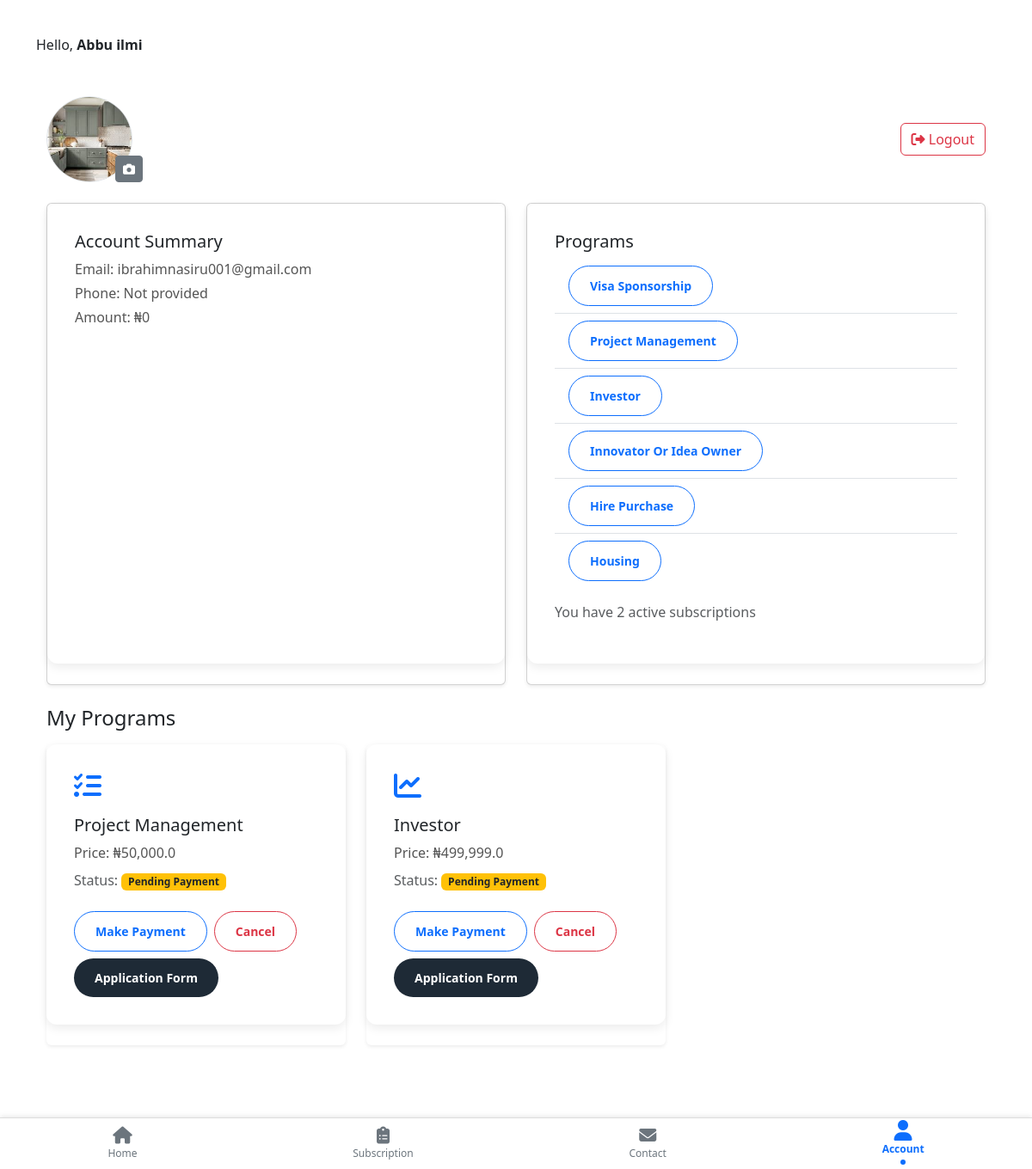
Page /dashboard (signed in) on the committed database.
### app.py (models this page shows, shortened)
class User(db.Model, UserMixin):
    id = db.Column(db.Integer, primary_key=True)
    username = db.Column(db.String(150), nullable=False)
    first_name = db.Column(db.String(150), nullable=False)
    last_name = db.Column(db.String(150), nullable=False)
    town = db.Column(db.String(150), nullable=True)
    country = db.Column(db.String(150), nullable=True)
    phone = db.Column(db.String(150), nullable=True)
    email = db.Column(db.String(150), unique=True, nullable=False)
    password_hash = db.Column(db.String(200), nullable=False)
    is_admin = db.Column(db.Boolean, default=False)
    subscriptions = db.relationship('Subscription', backref='user', lazy=True)
    profile_picture = db.Column(db.String(200), nullable=True)
    def get_profile_picture_url(self):
        if self.profile_picture:
            return url_for('static', filename=f'uploads/{self.profile_picture}')
        return url_for('static', filename='images/profile.png')

class Subscription(db.Model):
    id = db.Column(db.Integer, primary_key=True)
    user_id = db.Column(db.Integer, db.ForeignKey('user.id'), nullable=False)
    program_id = db.Column(db.Integer, db.ForeignKey('program.id'), nullable=False)
    is_paid = db.Column(db.Boolean, default=False)
    payment_receipt = db.Column(db.String(200), nullable=True)  # uploaded filename
    created_at = db.Column(db.DateTime, default=datetime.now(timezone.utc))
    status = db.Column(db.String(100), default='pending', nullable=False)

class Program(db.Model):
    id = db.Column(db.Integer, primary_key=True)
    name = db.Column(db.String(100), nullable=False)
    slug = db.Column(db.String(100), unique=True, nullable=False)
    price = db.Column(db.Float, nullable=False)
    icon = db.Column(db.String(50))
    subscriptions = db.relationship('Subscription', backref='program', lazy=True)

### app.py (the view)
@app.route('/dashboard')
@login_required
def dashboard():
    subscriptions = Subscription.query.filter_by(user_id=current_user.id).all()
    programs = Program.query.all()
    return render_template('dashboard.html', subscriptions=subscriptions, programs=programs)

### app.py (called while the page is built)
@login_manager.user_loader
def load_user(user_id):
    return User.query.get(int(user_id))

### templates/dashboard.html (shortened to what this page needs)
{% extends "dashboard_base.html" %}
{% block content %}
<div class="container my-5">
    <div class="row justify-content-between align-items-center">
        <div class="col-auto position-relative">
            <div class="profile-picture border rounded-circle overflow-hidden" style="width: 100px; height: 100px;">
                <img src="{% if current_user.profile_picture %}{{ url_for('static', filename='uploads/' + current_user.profile_picture) }}{% else %}{{ url_for('static', filename='images/profile.png') }}{% endif %}"
                    alt="Profile Picture"
                    class="img-fluid w-100 h-100"
                    style="object-fit: cover;">
            </div>
            <button class="btn btn-sm btn-secondary position-absolute bottom-0 end-0"
                data-bs-toggle="modal" data-bs-target="#uploadProfilePictureModal">
                <i class="fas fa-camera"></i>
            </button>
        </div>
        <div class="col-auto">
            <a href="{{ url_for('logout') }}" class="btn btn-outline-danger">
                <i class="fas fa-sign-out-alt"></i> Logout
            </a>
        </div>
    </div><br>
    <div class="row">
        <div class="col-md-6 mb-4">
            <div class="card shadow-sm h-100">
                <div class="card-body">
                    <h5 class="card-title">Account Summary</h5>
                    <p class="mb-1">Email: {{ current_user.email }}</p>
                    <p class="mb-1">Phone: {{ current_user.phone or 'Not provided' }}</p>
                    <p>Amount: ₦{{ "{:,}".format(current_user.balance or 0) }}</p>
                </div>
            </div>
        </div>
        <div class="col-md-6 mb-4">
            <div class="card shadow-sm h-100">
                <div class="card-body">
                    <h5 class="card-title">Programs</h5>
                    <div class="program-list">
                        <ul class="list-group list-group-flush">
                            <li class="list-group-item d-flex justify-content-between align-items-center">
                                <a href="{{ url_for('payment_details', program_slug='visa') }}" class="btn btn-sm btn-outline-primary">Visa Sponsorship</a>
                            </li>
                            <li class="list-group-item d-flex justify-content-between align-items-center">
                                <a href="{{ url_for('payment_details', program_slug='project_management') }}" class="btn btn-sm btn-outline-primary">Project Management</a>
                            </li>
                            <li class="list-group-item d-flex justify-content-between align-items-center">
                                <a href="{{ url_for('payment_details', program_slug='investor') }}" class="btn btn-sm btn-outline-primary">Investor</a>
                            </li>
                            <li class="list-group-item d-flex justify-content-between align-items-center">
                                <a href="{{ url_for('payment_details', program_slug='innovator') }}" class="btn btn-sm btn-outline-primary">Innovator Or Idea Owner</a>
                            </li>
                            <li class="list-group-item d-flex justify-content-between align-items-center">
                                <a href="{{ url_for('payment_details', program_slug='hire_purchase') }}" class="btn btn-sm btn-outline-primary">Hire Purchase</a>
                            </li>
                            <li class="list-group-item d-flex justify-content-between align-items-center">
                                <a href="{{ url_for('payment_details', program_slug='housing') }}" class="btn btn-sm btn-outline-primary">Housing</a>
                            </li>
                        </ul>
                    </div>
                    <div class="mt-3">
                        <p class="small text-muted">You have {{ current_user.subscriptions|length }} active subscriptions</p>
                    </div>
                </div>
            </div>
        </div>
    </div>
    {% if subscriptions %}
    <div class="row mb-4">
        <div class="col-12">
            <h4 class="mb-3">My Programs</h4>
        </div>
        {% for user_sub in subscriptions %}
        <div class="col-md-4 mb-4">
            <div class="card shadow-sm border-0 h-100">
                <div class="card-body d-flex flex-column">
                    <div class="mb-3">
                        <i class="{{ user_sub.program.icon }} fa-2x text-primary"></i>
                    </div>
                    <h5 class="card-title">{{ user_sub.program.name }}</h5>
                    <p class="card-text mb-2">Price: ₦{{ "{:,}".format(user_sub.program.price) }}</p>
                    <p class="card-text small text-muted mb-4">
                        Status:
                        {% if user_sub.is_paid %}
                            <span class="badge bg-success">Active</span>
                                <a href="{{ url_for('apply_program', slug=user_sub.program.slug) }}"
                                class="btn btn-primary btn-sm flex-fill flex-grow-1 flex-md-grow-0">
                                Application Form
                                </a>
                        {% else %}
                            <span class="badge bg-warning text-dark">Pending Payment</span>
                        {% endif %}
                    </p>
                    {% if not user_sub.is_paid %}
                        <div class="mt-auto">
                            <div class="d-flex flex-wrap gap-2">
                                <a href="{{ url_for('payment_details', program_slug=user_sub.program.slug) }}"
                                class="btn btn-outline-primary btn-sm flex-fill flex-grow-1 flex-md-grow-0">
                                Make Payment
                                </a>
                                <button class="btn btn-outline-danger btn-sm flex-fill flex-grow-1 flex-md-grow-0"
                                        data-bs-toggle="modal"
                                        data-bs-target="#cancelModal{{ user_sub.id }}">
                                        Cancel
                                </button>
                                <a href="{{ url_for('apply_program', slug=user_sub.program.slug) }}"
                                class="btn btn-primary btn-sm flex-fill flex-grow-1 flex-md-grow-0">
                                Application Form
                                </a>
                            </div>
                        </div>
                        {% endif %}
                </div>
            </div>
        </div>
        {% endfor %}
    </div>
    {% endif %}
</div>
{% endblock %}

### templates/dashboard_base.html (shortened to what this page needs)
<!DOCTYPE html>
<html lang="en">
<head>
  <link href="https://cdn.jsdelivr.net/npm/bootstrap@5.3.3/dist/css/bootstrap.min.css" rel="stylesheet">
  <link rel="stylesheet" href="https://cdnjs.cloudflare.com/ajax/libs/font-awesome/6.4.0/css/all.min.css">
  <link rel="stylesheet" href="{{ url_for('static', filename='css/dashboard.css') }}">
  <link rel="stylesheet" href="{{ url_for('static', filename='css/contact.css') }}">
</head>
<body class="d-flex flex-column min-vh-100">
  <main class="container py-4 mb-5">
    Hello, <strong>{{ current_user.username }}</strong>
    {% block content %}{% endblock %}
  </main>
  {% include 'dashboard_navbar.html' %}
</body>
</html>

### static/css/dashboard.css (style rules this page uses)
.small { font-size: 0.875rem; color: #ffffff; }
.card-body { background: #ffffff; padding: 2rem; margin-bottom: 1.5rem; border-radius: 12px; border: none; box-shadow: 0 4px 12px rgba(0,0,0,0.08); transition: transform 0.3s ease, box-shadow 0.3s ease; }
.card-body p { font-size: 1rem; color: #555; margin-bottom: 1rem; line-height: 1.5; }
.card-body .btn { padding: 0.75rem 1.5rem; border-radius: 50px; font-weight: 600; transition: background 0.3s ease; }
.card-body .btn-primary { background: #1e2a36; border: none; }

### rows in the picture
User: username "Abbu ilmi", profile_picture (picture), email "ibrahimnasiru001@gmail.com", phone "Not provided"
Subscription: program.name "Project Management", is_paid "Pending Payment"
Program: program.price "50,000.0"
Subscription: program.name "Investor", is_paid "Pending Payment"
Program: program.price "499,999.0"

### other values in the picture
{{ "{:,}".format(current_user.balance or 0) }} "0"
{{ current_user.subscriptions|length }} "2"
